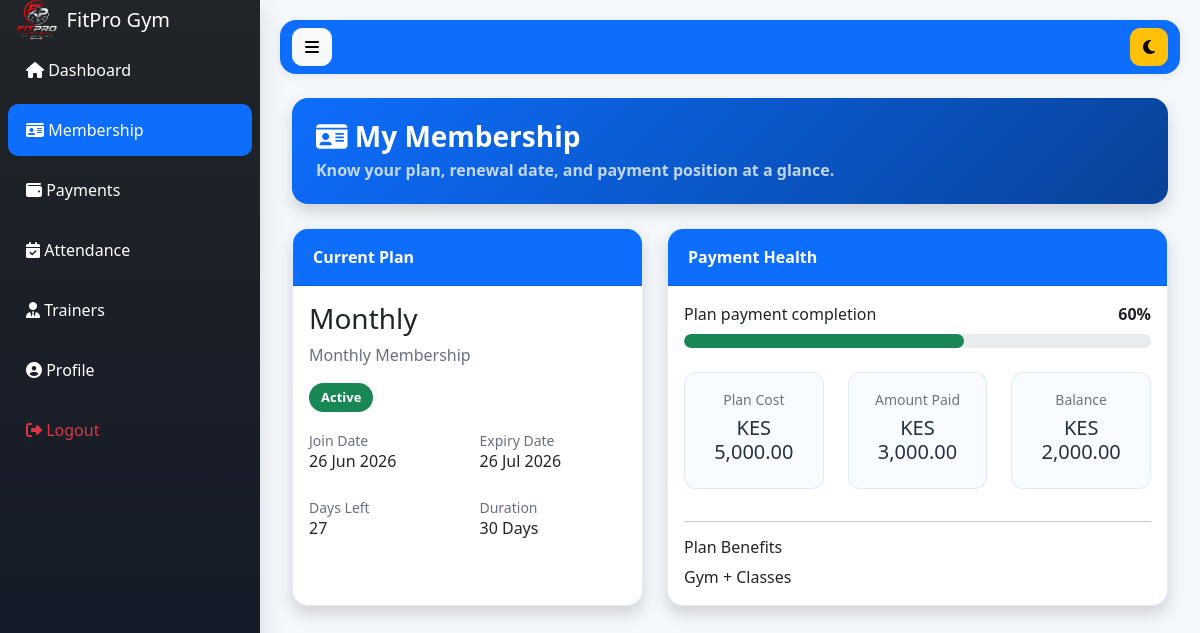
Screenshot of /member/membership.php (signed in) with the database file from the repository.
### tables this page shows
CREATE TABLE `members` (
  `id` int(11) NOT NULL,
  `member_code` varchar(50) DEFAULT NULL,
  `fullname` varchar(100) DEFAULT NULL,
  `gender` enum('Male','Female') DEFAULT NULL,
  `dob` date DEFAULT NULL,
  `phone` varchar(20) DEFAULT NULL,
  `email` varchar(100) DEFAULT NULL,
  `address` text DEFAULT NULL,
  `emergency_contact` varchar(20) DEFAULT NULL,
  `plan_id` int(11) DEFAULT NULL,
  `join_date` date DEFAULT NULL,
  `expiry_date` date DEFAULT NULL,
  `photo` varchar(255) DEFAULT NULL,
  `status` enum('Active','Expired','Suspended') DEFAULT 'Active',
  `plan_amount` decimal(10,2) DEFAULT 0.00,
  `amount_paid` decimal(10,2) DEFAULT 0.00,
  `balance` decimal(10,2) DEFAULT 0.00
);

CREATE TABLE `membership_plans` (
  `id` int(11) NOT NULL,
  `plan_name` varchar(100) DEFAULT NULL,
  `duration` int(11) DEFAULT NULL,
  `price` decimal(10,2) DEFAULT NULL,
  `description` text DEFAULT NULL,
  `benefits` text DEFAULT NULL,
  `duration_days` int(11) NOT NULL DEFAULT 30
);

### member/membership.php (the view, shortened to what this page needs)
<?php
include '../config/database.php';
include '../includes/member_context.php';
$daysLeft = member_days_left($memberProfile['expiry_date'] ?? null);
$planAmount = (float)($memberProfile['plan_amount'] ?? 0);
$amountPaid = (float)($memberProfile['amount_paid'] ?? 0);
$paymentPercent = $planAmount > 0 ? min(100, round(($amountPaid / $planAmount) * 100)) : 0;
include '../includes/header.php';
?>
<div class="d-flex">
<?php include '../includes/sidebar.php'; ?>
<div class="content flex-grow-1">
<?php include '../includes/navbar.php'; ?>
<div class="container-fluid mt-4">
<div class="card management-hero shadow mb-4">
<div class="card-header bg-primary text-white">
<h3 class="mb-1"><i class="fa fa-id-card"></i> My Membership</h3>
<p class="mb-0 opacity-75">Know your plan, renewal date, and payment position at a glance.</p>
</div>
</div>
<?php if(!$memberProfile): ?>
<div class="alert alert-warning shadow">No membership profile has been linked to your login yet.</div>
<?php else: ?>
<div class="row">
<div class="col-lg-5 mb-4">
<div class="card management-panel shadow h-100">
<div class="card-header bg-primary text-white">Current Plan</div>
<div class="card-body">
<h3><?= htmlspecialchars($memberProfile['plan_name'] ?? 'No Plan') ?></h3>
<p class="text-muted"><?= htmlspecialchars($memberProfile['plan_description'] ?? 'Your active gym membership plan.') ?></p>
<div class="mb-3"><?= member_status_badge($memberProfile['status']) ?></div>
<div class="row">
<div class="col-6 mb-3">
<small class="text-muted">Join Date</small>
<h6><?= member_date($memberProfile['join_date']) ?></h6>
</div>
<div class="col-6 mb-3">
<small class="text-muted">Expiry Date</small>
<h6><?= member_date($memberProfile['expiry_date']) ?></h6>
</div>
<div class="col-6 mb-3">
<small class="text-muted">Days Left</small>
<h6><?= $daysLeft === null ? '-' : $daysLeft ?></h6>
</div>
<div class="col-6 mb-3">
<small class="text-muted">Duration</small>
<h6><?= htmlspecialchars($memberProfile['duration_days'] ?? '-') ?> Days</h6>
</div>
</div>
</div>
</div>
</div>
<div class="col-lg-7 mb-4">
<div class="card management-panel shadow h-100">
<div class="card-header bg-primary text-white">Payment Health</div>
<div class="card-body">
<div class="d-flex justify-content-between mb-2">
<span>Plan payment completion</span>
<strong><?= $paymentPercent ?>%</strong>
</div>
<div class="progress member-progress mb-4">
<div class="progress-bar bg-success" style="width: <?= $paymentPercent ?>%"></div>
</div>
<div class="row text-center">
<div class="col-md-4 mb-3">
<div class="member-mini-card">
<small>Plan Cost</small>
<h5><?= member_money($memberProfile['plan_amount']) ?></h5>
</div>
</div>
<div class="col-md-4 mb-3">
<div class="member-mini-card">
<small>Amount Paid</small>
<h5><?= member_money($memberProfile['amount_paid']) ?></h5>
</div>
</div>
<div class="col-md-4 mb-3">
<div class="member-mini-card">
<small>Balance</small>
<h5><?= member_money($memberProfile['balance']) ?></h5>
</div>
</div>
</div>
<hr>
<h6>Plan Benefits</h6>
<p class="mb-0"><?= nl2br(htmlspecialchars($memberProfile['plan_benefits'] ?? 'Benefits will be updated by the gym team.')) ?></p>
</div>
</div>
</div>
</div>
<?php endif; ?>
</div>
</div>
</div>
<?php include '../includes/footer.php'; ?>

### assets/css/style.css (style rules this page uses)
:root { --primary:#0d6efd; --secondary:#6c757d; --success:#198754; --danger:#dc3545; --warning:#ffc107; --info:#0dcaf0; --dark:#212529; --light:#f8f9fa; --white:#ffffff; --shadow-sm:0 2px 10px rgba(0,0,0,.08); --shadow-md:0 8px 25px rgba(0,0,0,.12); --shadow-lg:0 15px 35px rgba(0,0,0,.15); --radius:16px; }
* { margin:0; padding:0; box-sizing:border-box; }
html { scroll-behavior:smooth; }
body { font-family:'Segoe UI',sans-serif; background:#f4f7fb; color:#243041; overflow-x:hidden; }
.text-muted { color:#667085 !important; }
.content { margin-left:260px; width:calc(100% - 260px); padding:20px; }
.card { border:1px solid rgba(15,23,42,.08); border-radius:var(--radius); box-shadow:var(--shadow-sm); overflow:hidden; transition:.3s ease; background:white; }
.card-header { font-weight:600; }
.management-hero { border:0; }
.management-hero .card-header { padding:22px 24px; background:linear-gradient(135deg,#0d6efd,#084298) !important; border:0; }
.management-hero h3 { font-weight:700; letter-spacing:0; }
.management-panel { border:1px solid rgba(13,110,253,.12); }
.management-panel > .card-header { padding:16px 20px; }
.member-progress { height:14px; border-radius:30px; background:#e9ecef; }
.member-progress .progress-bar { border-radius:30px; }
.member-mini-card { height:100%; padding:16px; border:1px solid rgba(13,110,253,.12); border-radius:12px; background:#f8fbff; color:#243041; }
.member-mini-card small { display:block; color:#6c757d; margin-bottom:6px; }

### rows the page displays
members: plan.plan_name "Monthly", plan.description "Monthly Membership", join_date "26 Jun 2026", expiry_date "26 Jul 2026", expiry_date "27", plan.duration_days "30", paymentPercent "60", plan_amount "KES 5,000.00", amount_paid "KES 3,000.00", balance "KES 2,000.00", plan.benefits "Gym + Classes"
